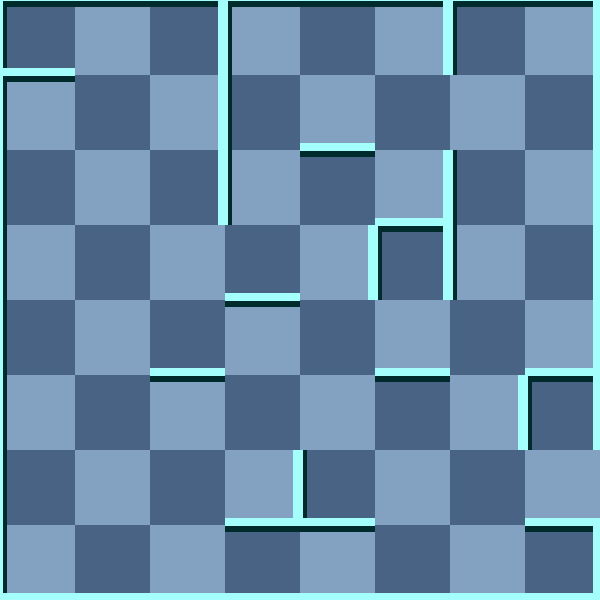

A level layout from a 2D game, rendered from its tile map. Below: a short description, then the map file with tile-grid data replaced by summaries:
An orthogonal 8x8 tile map with 75x75 px tiles, 2 tile layers (background, 块层 1) and 7 objects (Exit, Player, Trop, Door, Key, ...).

<map version="1.0" orientation="orthogonal" width="8" height="8" tilewidth="75" tileheight="75">
 <tileset firstgid="1" name="wall" tilewidth="75" tileheight="75">
  <image source="gfx/wall.png" width="300" height="375" />
  <tile id="0">
   <properties>
    <property name="ValOfWall" value="0" />
   </properties>
  </tile>
  <tile id="1">
   <properties>
    <property name="ValOfWall" value="1" />
   </properties>
  </tile>
  <tile id="2">
   <properties>
    <property name="ValOfWall" value="2" />
   </properties>
  </tile>
  <tile id="3">
   <properties>
    <property name="ValOfWall" value="3" />
   </properties>
  </tile>
  <tile id="4">
   <properties>
    <property name="ValOfWall" value="4" />
   </properties>
  </tile>
  <tile id="5">
   <properties>
    <property name="ValOfWall" value="5" />
   </properties>
  </tile>
  <tile id="6">
   <properties>
    <property name="ValOfWall" value="6" />
   </properties>
  </tile>
  <tile id="7">
   <properties>
    <property name="ValOfWall" value="7" />
   </properties>
  </tile>
  <tile id="8">
   <properties>
    <property name="ValOfWall" value="8" />
   </properties>
  </tile>
  <tile id="9">
   <properties>
    <property name="ValOfWall" value="9" />
   </properties>
  </tile>
  <tile id="10">
   <properties>
    <property name="ValOfWall" value="10" />
   </properties>
  </tile>
  <tile id="11">
   <properties>
    <property name="ValOfWall" value="11" />
   </properties>
  </tile>
  <tile id="12">
   <properties>
    <property name="ValOfWall" value="12" />
   </properties>
  </tile>
  <tile id="13">
   <properties>
    <property name="ValOfWall" value="13" />
   </properties>
  </tile>
  <tile id="14">
   <properties>
    <property name="ValOfWall" value="14" />
   </properties>
  </tile>
  <tile id="15">
   <properties>
    <property name="ValOfWall" value="15" />
   </properties>
  </tile>
  <tile id="18">
   <properties>
    <property name="ValOfWall" value="-1" />
   </properties>
  </tile>
 </tileset>
 <layer name="background" width="8" height="8">
  <data>[64 cells, 64 non-empty, 2 distinct tile ids]</data>
 </layer>
 <layer name="块层 1" width="8" height="8">
  <data>[64 cells, 64 non-empty, 13 distinct tile ids]</data>
 </layer>
 <objectgroup name="对象层 1" width="8" height="8">
  <object name="Exit" x="600" y="450" />
  <object name="Player" x="75" y="300">
   <properties>
    <property name="value" value="1" />
   </properties>
  </object>
  <object name="Trop" x="0" y="0">
   <properties>
    <property name="value" value="12" />
   </properties>
  </object>
  <object name="Door" x="225" y="225">
   <properties>
    <property name="direction" value="8" />
    <property name="value" value="15" />
   </properties>
  </object>
  <object name="Key" x="225" y="375">
   <properties>
    <property name="value" value="13" />
   </properties>
  </object>
  <object name="RedScorpion" x="525" y="450">
   <properties>
    <property name="value" value="25" />
   </properties>
  </object>
  <object name="RedMummy" x="450" y="150">
   <properties>
    <property name="value" value="21" />
   </properties>
  </object>
 </objectgroup>
</map>
